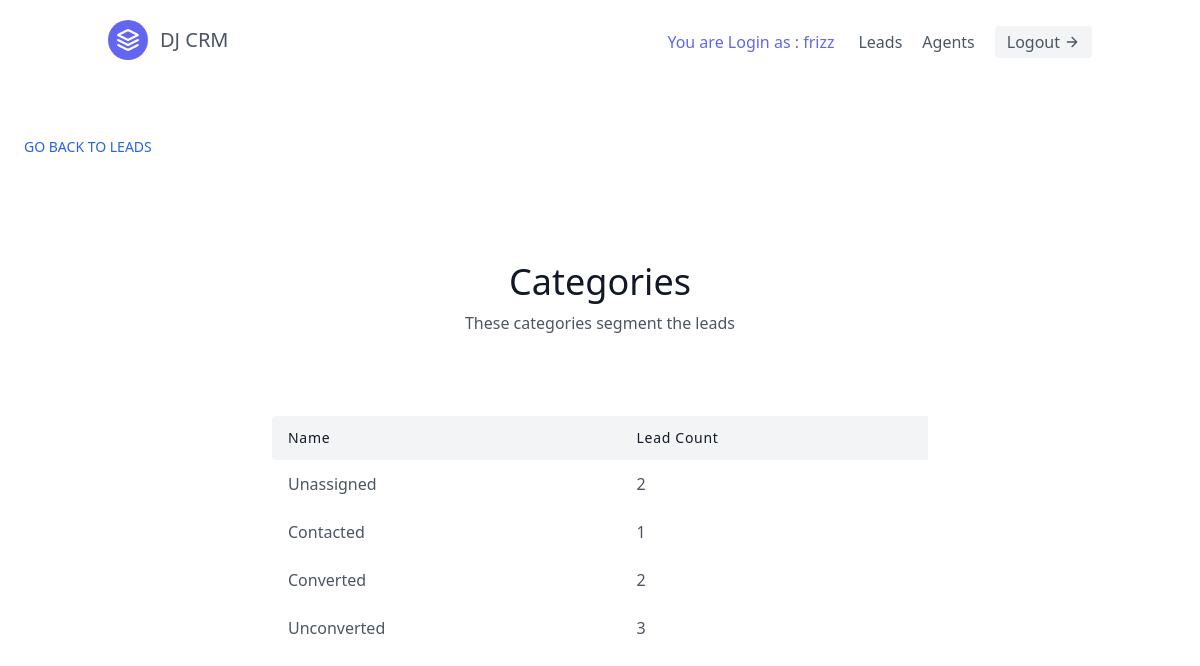
Page /leads/categories (signed in) on the committed database.
### leads/models.py (models this page shows, shortened)
class User(AbstractUser):
    is_agent = models.BooleanField(default=False)
    is_organiser = models.BooleanField(default=True)

class Category(models.Model):
    name = models.CharField(max_length=30)
    organisation = models.ForeignKey(
        UserProfile, on_delete=models.CASCADE)

### leads/views.py (the view)
# urls.py: path('categories', views.CategoryListView.as_view(), name='categories'),
class CategoryListView(LoginRequiredMixin, ListView):
    template_name = 'category_list.html'
    context_object_name = 'categories'
    def get_context_data(self, **kwargs):
        context = super(CategoryListView, self).get_context_data(**kwargs)
        if self.request.user.is_organiser:
            queryset = Lead.objects.filter(
                organisation=self.request.user.userprofile)
        else:
            queryset = Lead.objects.filter(
                organisation=self.request.user.agent.organisation)
        context.update({
            'unassigned_lead_count': queryset.filter(category__isnull=True).count()
        })
        return context
    def get_queryset(self):
        user = self.request.user
        if user.is_organiser:
            queryset = Category.objects.filter(organisation=user.userprofile)
        else:
            queryset = Category.objects.filter(
                organisation=user.agent.organisation)
        return queryset

### leads/templates/category_list.html
{% extends './base.html' %}
{% block content %}
<section>
    <a href="{% url 'leads:leads' %}"
        class="inline-block px-6 py-2.5 bg-transparent text-blue-600 font-medium text-sm leading-tight uppercase rounded hover:bg-gray-100 focus:text-blue-700 focus:bg-gray-100 focus:outline-none focus:ring-0 active:bg-gray-200 active:text-blue-800 transition duration-300 ease-in-out mt-12">Go
        back to leads</a>
    <section class="text-gray-600 body-font">
        <div class="container px-5 py-24 mx-auto">
            <div class="flex flex-col text-center w-full mb-20">
                <h1 class="sm:text-4xl text-3xl font-medium title-font mb-2 text-gray-900">Categories</h1>
                <p class="lg:w-2/3 mx-auto leading-relaxed text-base">
                    These categories segment the leads
                </p>
            </div>
            <div class="lg:w-2/3 w-full mx-auto overflow-auto">
                <table class="table-auto w-full text-left whitespace-no-wrap">
                    <thead>
                        <tr>
                            <th
                                class="px-4 py-3 title-font tracking-wider font-medium text-gray-900 text-sm bg-gray-100 rounded-tl rounded-bl">
                                Name</th>
                            <th
                                class="px-4 py-3 title-font tracking-wider font-medium text-gray-900 text-sm bg-gray-100">
                                Lead Count</th>
                        </tr>
                    </thead>
                    <tbody>
                        <tr>
                            <td class="px-4 py-3">Unassigned</td>
                            <td class="px-4 py-3">{{unassigned_lead_count}}</td>
                        </tr>
                        {% for category in categories %}
                        <tr>
                            <td class="px-4 py-3"><a href="{% url 'leads:category_detail' category.id %}"
                                    class=" hover:text-blue-500">
                                    {{category.name}}</a>
                            </td>
                            <td class="px-4 py-3">{{forloop.counter}}</td>
                        </tr>
                        {% endfor%}
                    </tbody>
                </table>
            </div>
        </div>
    </section>
</section>
{% endblock%}

### templates/navbar.html (shortened to what this page needs)
<header class="text-gray-600 body-font">
  <div class="container mx-auto flex flex-wrap p-5 flex-col md:flex-row items-center">
    <a class="flex title-font font-medium items-center text-gray-900 mb-4 md:mb-0">
      <svg xmlns="http://www.w3.org/2000/svg" fill="none" stroke="currentColor" stroke-linecap="round"
        stroke-linejoin="round" stroke-width="2" class="w-10 h-10 text-white p-2 bg-indigo-500 rounded-full"
        viewBox="0 0 24 24">
        <path d="M12 2L2 7l10 5 10-5-10-5zM2 17l10 5 10-5M2 12l10 5 10-5"></path>
      </svg>
      <a href="{% url 'home' %}" class="ml-3 text-xl">DJ CRM</a>
    </a>
    <nav class="md:ml-auto flex flex-wrap items-center text-base justify-center sm:mt-4 md:mt-1">
      {% if request.user.is_authenticated %}
      <section class="flex flex-wrap items-center text-base justify-center mt-4 md:mt-0">
        <h1 class="mr-6 text-indigo-500 ">You are Login as : {{request.user.username}}</h1>
        <a href="{% url 'leads:leads'%}" class="mr-5 hover:text-gray-900">Leads</a>
        {% if request.user.is_organiser %}
        <a href="{% url 'agents:agents_list'%}" class="mr-5 hover:text-gray-900">Agents</a>
        {% endif %}
        <a href="{% url 'logout'%}"
          class="inline-flex items-center bg-gray-100 border-0 py-1 px-3 focus:outline-none hover:bg-gray-200 rounded text-base">
          Logout
          <svg fill="none" stroke="currentColor" stroke-linecap="round" stroke-linejoin="round" stroke-width="2"
            class="w-4 h-4 ml-1" viewBox="0 0 24 24">
            <path d="M5 12h14M12 5l7 7-7 7"></path>
          </svg>
        </a>
      </section>
      {% endif %}
    </nav>
  </div>
</header>

### rows in the picture
User: user.username "frizz"
Category: name "Contacted"
Category: name "Converted"
Category: name "Unconverted"

### other values in the picture
{{ unassigned_lead_count }} "2"
